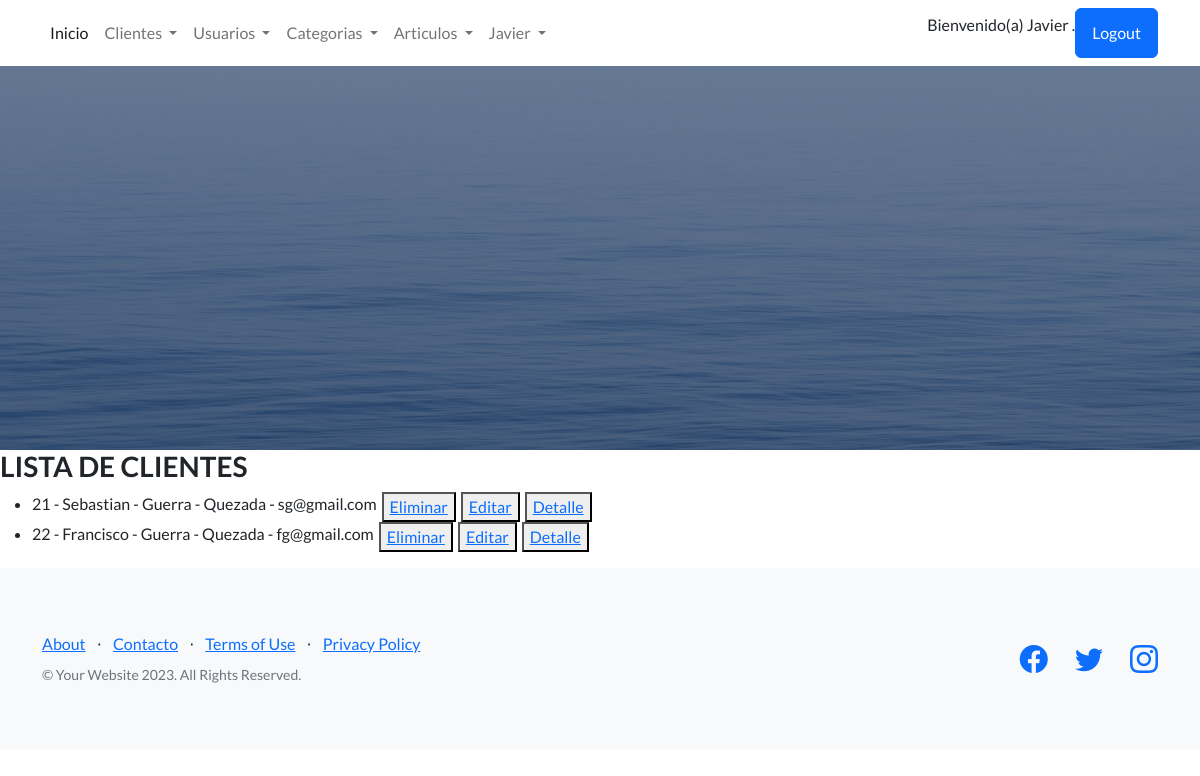
The page /app-coder/cliente-list/ (signed in) on the database its author committed.
### AppCoder/models.py (models this page shows)
class Clientes(models.Model):
    dni = models.CharField(max_length=9,null=False,blank=False)
    nombre = models.CharField(max_length=40,null=False,blank=False)
    apellidoPaterno = models.CharField(max_length=40)
    apellidoMaterno = models.CharField(max_length=40)
    email = models.EmailField()
    user = models.OneToOneField(User, on_delete=models.CASCADE)
    def __str__(self):
        return f'{self.dni}  {self.nombre}  {self.apellidoPaterno} {self.apellidoMaterno} {self.email}'

### AppCoder/views.py (the view)
# urls.py: path('cliente-list/', Cliente_List, name="ListarClientes"),
@login_required
def Cliente_List(req):
    groups_required = ['GrupoUsuarios']
    grupos_usuario = req.user.groups.all().values('name')
    print (grupos_usuario)
    for grupo in grupos_usuario:
        print({grupo.values()})
        if grupo['name'] in groups_required:
            pass
        else:
            return render(req, "inicio.html", {"mensaje": "no tiene permisos para esta opcion!"})
    datos = Clientes.objects.all()
    print('method', req.method)
    print('GET', req.GET)
    print(f'{datos}')
    return render(req, "clientes_list.html", {"lista_clientes": datos})

### AppCoder/templates/clientes_list.html
{% extends 'inicio.html' %}
{% block contenidoQuecambia %}
<h3>LISTA DE CLIENTES</h3>
<ul>
  {% for clientes in lista_clientes %}
      <div  style="display: flex; column-gap: 5px;">
          <li>{{clientes.dni}} - {{clientes.nombre}} - {{clientes.apellidoPaterno}} - {{clientes.apellidoMaterno}} - {{clientes.email}} </li>
          <button>
            <a href="{% url 'EliminarClientes' clientes.id %}" > Eliminar </a>
          </button>
          <button>
            <a href="{% url 'EditarClientes' clientes.id %}" > Editar </a>
          </button>
          <button>
            <a href="{% url 'DetalleClientes' clientes.id %}" > Detalle </a>
          </button>
      </div>
  {% endfor %}
</ul>
{% endblock contenidoQuecambia %}

### AppCoder/templates/barra.html (shortened to what this page needs)
        <nav class="navbar navbar-expand-lg bg-body-tertiary static-top">
            <div class="container">
              <div class="collapse navbar-collapse" id="navbarSupportedContent">
                <ul class="navbar-nav me-auto mb-2 mb-lg-0">
                  <li class="nav-item">
                    <a class="nav-link active" aria-current="page" href="{% url 'Inicio' %}">Inicio</a>
                  </li>
                  <li class="nav-item dropdown">
                    <a class="nav-link dropdown-toggle" href="#" role="button" data-bs-toggle="dropdown" aria-expanded="false">
                      Clientes
                    </a>
                  </li>
                  <li class="nav-item dropdown">
                    <a class="nav-link dropdown-toggle" href="#" role="button" data-bs-toggle="dropdown" aria-expanded="false">
                      Usuarios
                    </a>
                  </li>
                  <li class="nav-item dropdown">
                    <a class="nav-link dropdown-toggle" href="#" role="button" data-bs-toggle="dropdown" aria-expanded="false">
                      Categorias
                    </a>
                  </li>
                  <li class="nav-item dropdown">
                    <a class="nav-link dropdown-toggle" href="#" role="button" data-bs-toggle="dropdown" aria-expanded="false">
                      Articulos
                    </a>
                  </li>
                  {% if user.is_authenticated %}
                  <li class="nav-item dropdown">
                    <a class="nav-link dropdown-toggle" href="#" role="button" data-bs-toggle="dropdown" aria-expanded="false">
                      {{user.first_name}}
                    </a>
                  </li>
                  {% endif %}
                </ul>
                {% if user.is_authenticated %}
                  <p>Bienvenido(a)
                     {{user.first_name}}  .</p>
                  <a class="btn btn-primary" href="{% url 'Logout' %}">Logout</a>
                {% else %}
                  <a class="btn btn-primary" href="{% url 'Login' %}">Login</a>
                {% endif %}
              </div>
            </div>
          </nav>

### rows shown on the page
Clientes: dni "21", nombre "Sebastian", apellidoPaterno "Guerra", apellidoMaterno "Quezada", email "sg@gmail.com"
Clientes: dni "22", nombre "Francisco", apellidoPaterno "Guerra", apellidoMaterno "Quezada", email "fg@gmail.com"

### other values the page prints
{{ user.first_name }} "Javier"
